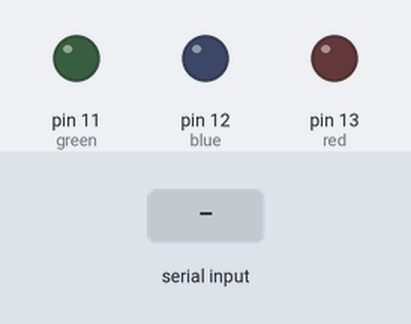
Bench run of a sketch on a simulated Arduino Uno, built with avr-gcc and run on an emulated ATmega328P. On the bench: output pins drawn as LEDs (lit = HIGH). The test bench sets the inputs (shaded band).

Above: at 1.2 s.
1.3 s: "a" received over Serial
At 2.5 s:
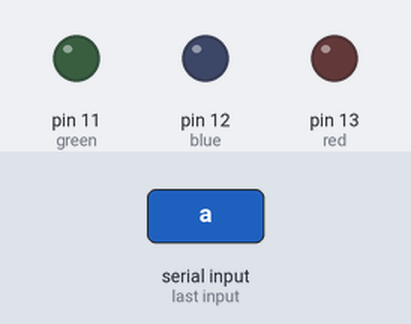
2.9 s: "b" received over Serial
At 3.7 s:
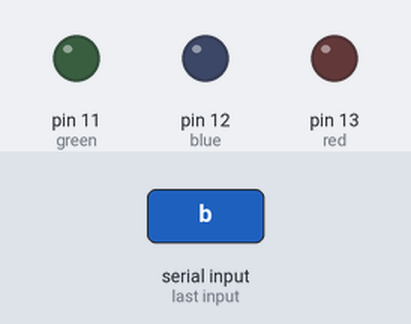
4.5 s: "c" received over Serial
At 4.9 s:
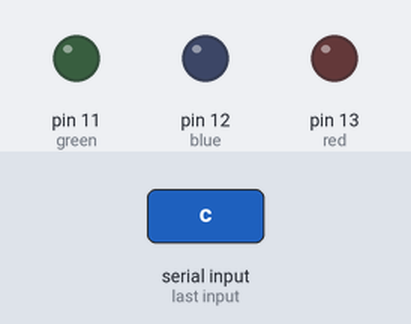
Timing chart, 0 to 7.5 s (numbered marks = the images above; inputs shaded):
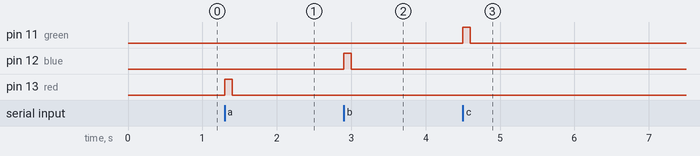

Measured:
- after the input at 1.3 s, pin 13 (red): LOW → HIGH at once, → LOW 0.10 s later
- after the input at 2.9 s, pin 12 (blue): LOW → HIGH at once, → LOW 0.10 s later
- after the input at 4.5 s, pin 11 (green): LOW → HIGH at once, → LOW 0.10 s later

The sketch:

dataReceive.ino
```cpp
const int red = 13;
const int blue = 12;
const int green = 11;


void setup() {
  pinMode(red, OUTPUT);
  pinMode(blue, OUTPUT);
  pinMode(green, OUTPUT);
  Serial.begin(9600);
}

void loop() {
  if (Serial.available()) {
    char input = Serial.read();

    if (input == 'a') {
      digitalWrite(red, HIGH);
      delay(100);
      digitalWrite(red, LOW);
    } else if (input == 'b') {
      digitalWrite(blue, HIGH);
      delay(100);
      digitalWrite(blue, LOW);
    } else if (input == 'c') {
      digitalWrite(green, HIGH);
      delay(100);
      digitalWrite(green, LOW);
    }
  }
}
```
